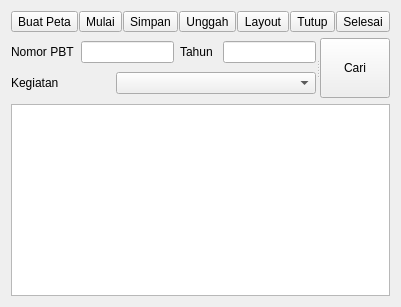
            <widget class="QWidget" name="invent">
             <attribute name="title">
              <string>Invent</string>
             </attribute>
             <layout class="QGridLayout" name="gridLayout_3">
              <item row="0" column="0">
               <layout class="QHBoxLayout" name="horizontalLayout_10">
                <property name="spacing">
                 <number>1</number>
                </property>
                <item>
                 <widget class="QToolButton" name="toolButton_17">
                  <property name="sizePolicy">
                   <sizepolicy hsizetype="Minimum" vsizetype="Preferred">
                    <horstretch>0</horstretch>
                    <verstretch>0</verstretch>
                   </sizepolicy>
                  </property>
                  <property name="toolTip">
                   <string>Buat Peta Bidang</string>
                  </property>
                  <property name="statusTip">
                   <string/>
                  </property>
                  <property name="text">
                   <string>Buat Peta</string>
                  </property>
                  <property name="icon">
                   <iconset>
                    <normaloff>../images/panel_icons/adddatabase.png</normaloff>../images/panel_icons/adddatabase.png</iconset>
                  </property>
                  <property name="iconSize">
                   <size>
                    <width>35</width>
                    <height>35</height>
                   </size>
                  </property>
                  <property name="toolButtonStyle">
                   <enum>Qt::ToolButtonTextUnderIcon</enum>
                  </property>
                  <property name="autoRaise">
                   <bool>false</bool>
                  </property>
                  <property name="arrowType">
                   <enum>Qt::NoArrow</enum>
                  </property>
                 </widget>
                </item>
                <item>
                 <widget class="QToolButton" name="toolButton_18">
                  <property name="sizePolicy">
                   <sizepolicy hsizetype="Preferred" vsizetype="Preferred">
                    <horstretch>0</horstretch>
                    <verstretch>0</verstretch>
                   </sizepolicy>
                  </property>
                  <property name="toolTip">
                   <string>Mulai</string>
                  </property>
                  <property name="statusTip">
                   <string/>
                  </property>
                  <property name="text">
                   <string>Mulai</string>
                  </property>
                  <property name="icon">
                   <iconset>
                    <normaloff>../images/panel_icons/start.png</normaloff>../images/panel_icons/start.png</iconset>
                  </property>
                  <property name="iconSize">
                   <size>
                    <width>35</width>
                    <height>35</height>
                   </size>
                  </property>
                  <property name="toolButtonStyle">
                   <enum>Qt::ToolButtonTextUnderIcon</enum>
                  </property>
                 </widget>
                </item>
                <item>
                 <widget class="QToolButton" name="toolButton_19">
                  <property name="sizePolicy">
                   <sizepolicy hsizetype="Preferred" vsizetype="Preferred">
                    <horstretch>0</horstretch>
                    <verstretch>0</verstretch>
                   </sizepolicy>
                  </property>
                  <property name="toolTip">
                   <string>Simpan PBT</string>
                  </property>
                  <property name="text">
                   <string>Simpan</string>
                  </property>
                  <property name="icon">
                   <iconset>
                    <normaloff>../images/panel_icons/save.png</normaloff>../images/panel_icons/save.png</iconset>
                  </property>
                  <property name="iconSize">
                   <size>
                    <width>35</width>
                    <height>35</height>
                   </size>
                  </property>
                  <property name="toolButtonStyle">
                   <enum>Qt::ToolButtonTextUnderIcon</enum>
                  </property>
                 </widget>
                </item>
                <item>
                 <widget class="QToolButton" name="toolButton_20">
                  <property name="sizePolicy">
                   <sizepolicy hsizetype="Preferred" vsizetype="Preferred">
                    <horstretch>0</horstretch>
                    <verstretch>0</verstretch>
                   </sizepolicy>
                  </property>
                  <property name="toolTip">
                   <string>Masukkan Bidang ke Berkas</string>
                  </property>
                  <property name="text">
                   <string>Unggah</string>
                  </property>
                  <property name="icon">
                   <iconset>
                    <normaloff>../images/panel_icons/linkdocument.png</normaloff>../images/panel_icons/linkdocument.png</iconset>
                  </property>
                  <property name="iconSize">
                   <size>
                    <width>35</width>
                    <height>35</height>
                   </size>
                  </property>
                  <property name="toolButtonStyle">
                   <enum>Qt::ToolButtonTextUnderIcon</enum>
                  </property>
                 </widget>
                </item>
                <item>
                 <widget class="QToolButton" name="toolButton_21">
                  <property name="sizePolicy">
                   <sizepolicy hsizetype="Preferred" vsizetype="Preferred">
                    <horstretch>0</horstretch>
                    <verstretch>0</verstretch>
                   </sizepolicy>
                  </property>
                  <property name="toolTip">
                   <string>Buat Layout</string>
                  </property>
                  <property name="text">
                   <string>Layout</string>
                  </property>
                  <property name="icon">
                   <iconset>
                    <normaloff>../images/panel_icons/print.png</normaloff>../images/panel_icons/print.png</iconset>
                  </property>
                  <property name="iconSize">
                   <size>
                    <width>35</width>
                    <height>35</height>
                   </size>
                  </property>
                  <property name="toolButtonStyle">
                   <enum>Qt::ToolButtonTextUnderIcon</enum>
                  </property>
                 </widget>
                </item>
                <item>
                 <widget class="QToolButton" name="toolButton_22">
                  <property name="sizePolicy">
                   <sizepolicy hsizetype="Preferred" vsizetype="Preferred">
                    <horstretch>0</horstretch>
                    <verstretch>0</verstretch>
                   </sizepolicy>
                  </property>
                  <property name="toolTip">
                   <string>Tutup Berkas</string>
                  </property>
                  <property name="text">
                   <string>Tutup</string>
                  </property>
                  <property name="icon">
                   <iconset>
                    <normaloff>../images/panel_icons/close.png</normaloff>../images/panel_icons/close.png</iconset>
                  </property>
                  <property name="iconSize">
                   <size>
                    <width>35</width>
                    <height>35</height>
                   </size>
                  </property>
                  <property name="toolButtonStyle">
                   <enum>Qt::ToolButtonTextUnderIcon</enum>
                  </property>
                 </widget>
                </item>
                <item>
                 <widget class="QToolButton" name="toolButton_23">
                  <property name="sizePolicy">
                   <sizepolicy hsizetype="Preferred" vsizetype="Preferred">
                    <horstretch>0</horstretch>
                    <verstretch>0</verstretch>
                   </sizepolicy>
                  </property>
                  <property name="toolTip">
                   <string>Akhiri Sesi</string>
                  </property>
                  <property name="text">
                   <string>Selesai</string>
                  </property>
                  <property name="icon">
                   <iconset>
                    <normaloff>../images/panel_icons/finish.png</normaloff>../images/panel_icons/finish.png</iconset>
                  </property>
                  <property name="iconSize">
                   <size>
                    <width>35</width>
                    <height>35</height>
                   </size>
                  </property>
                  <property name="toolButtonStyle">
                   <enum>Qt::ToolButtonTextUnderIcon</enum>
                  </property>
                 </widget>
                </item>
               </layout>
              </item>
              <item row="1" column="0">
               <widget class="QSplitter" name="splitter_3">
                <property name="orientation">
                 <enum>Qt::Horizontal</enum>
                </property>
                <widget class="QWidget" name="layoutWidget_3">
                 <layout class="QVBoxLayout" name="verticalLayout_6">
                  <item>
                   <layout class="QHBoxLayout" name="horizontalLayout_11">
                    <item>
                     <layout class="QHBoxLayout" name="horizontalLayout_12">
                      <item>
                       <widget class="QLabel" name="label_15">
                        <property name="text">
                         <string>Nomor PBT</string>
                        </property>
                       </widget>
                      </item>
                      <item>
                       <widget class="QgsFilterLineEdit" name="mLineEdit_7">
                        <property name="showSearchIcon">
                         <bool>true</bool>
                        </property>
                        <property name="qgisRelation" stdset="0">
                         <string notr="true"/>
                        </property>
                       </widget>
                      </item>
                     </layout>
                    </item>
                    <item>
                     <layout class="QHBoxLayout" name="horizontalLayout_13">
                      <item>
                       <widget class="QLabel" name="label_16">
                        <property name="text">
                         <string>Tahun </string>
                        </property>
                       </widget>
                      </item>
                      <item>
                       <widget class="QgsFilterLineEdit" name="mLineEdit_8">
                        <property name="showSearchIcon">
                         <bool>true</bool>
                        </property>
                        <property name="qgisRelation" stdset="0">
                         <string notr="true"/>
                        </property>
                       </widget>
                      </item>
                     </layout>
                    </item>
                   </layout>
                  </item>
                  <item>
                   <layout class="QHBoxLayout" name="horizontalLayout_14">
                    <item>
                     <widget class="QLabel" name="kegiatanLabel_2">
                      <property name="text">
                       <string>Kegiatan</string>
                      </property>
                     </widget>
                    </item>
                    <item>
                     <spacer name="horizontalSpacer_8">
                      <property name="orientation">
                       <enum>Qt::Horizontal</enum>
                      </property>
                      <property name="sizeHint" stdset="0">
                       <size>
                        <width>40</width>
                        <height>20</height>
                       </size>
                      </property>
                     </spacer>
                    </item>
                    <item>
                     <widget class="QComboBox" name="kegiatanComboBox_2">
                      <property name="enabled">
                       <bool>true</bool>
                      </property>
                      <property name="minimumSize">
                       <size>
                        <width>200</width>
                        <height>0</height>
                       </size>
                      </property>
                     </widget>
                    </item>
                   </layout>
                  </item>
                 </layout>
                </widget>
                <widget class="QToolButton" name="toolButton_24">
                 <property name="sizePolicy">
                  <sizepolicy hsizetype="MinimumExpanding" vsizetype="MinimumExpanding">
                   <horstretch>0</horstretch>
                   <verstretch>0</verstretch>
                  </sizepolicy>
                 </property>
                 <property name="minimumSize">
                  <size>
                   <width>70</width>
                   <height>60</height>
                  </size>
                 </property>
                 <property name="text">
                  <string>Cari</string>
                 </property>
                 <property name="icon">
                  <iconset>
                   <normaloff>../images/panel_icons/search.png</normaloff>../images/panel_icons/search.png</iconset>
                 </property>
                 <property name="iconSize">
                  <size>
                   <width>40</width>
                   <height>40</height>
                  </size>
                 </property>
                 <property name="toolButtonStyle">
                  <enum>Qt::ToolButtonTextUnderIcon</enum>
                 </property>
                </widget>
               </widget>
              </item>
              <item row="2" column="0">
               <widget class="QListWidget" name="listWidget_2">
                <property name="alternatingRowColors">
                 <bool>true</bool>
                </property>
                <property name="layoutMode">
                 <enum>QListView::SinglePass</enum>
                </property>
                <property name="selectionRectVisible">
                 <bool>false</bool>
                </property>
               </widget>
              </item>
             </layout>
            </widget>
